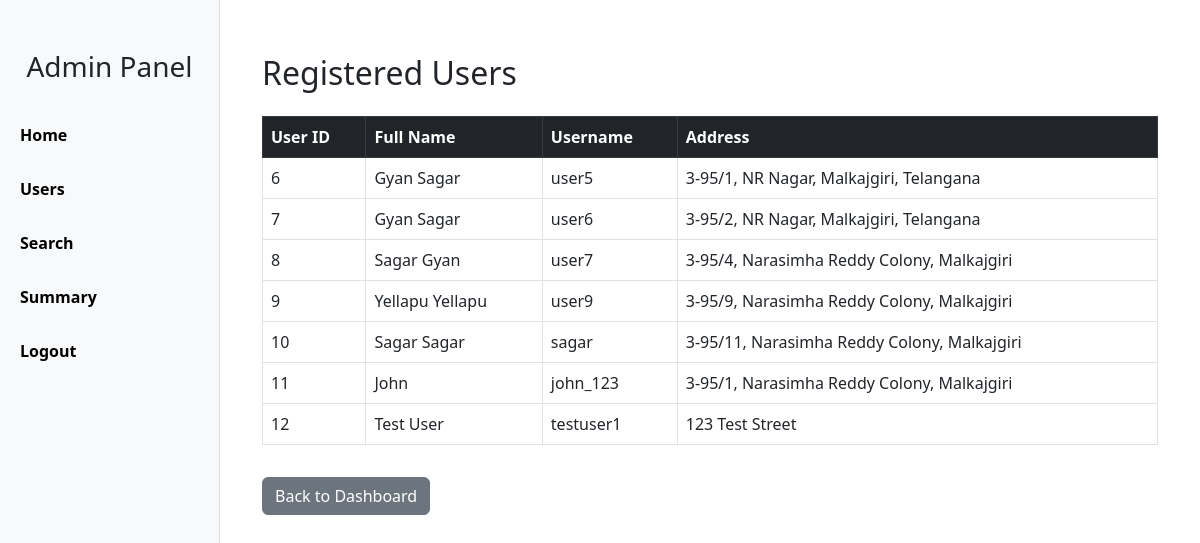
Screenshot of /admin/users with the database file from the repository.
### tables this page shows
CREATE TABLE users (
            id INTEGER PRIMARY KEY AUTOINCREMENT,
            username TEXT UNIQUE NOT NULL,
            password TEXT NOT NULL,
            role TEXT NOT NULL DEFAULT 'user'
        , full_name TEXT, address TEXT, pin_code TEXT);

### app.py (the view)
@app.route("/admin/users")
def users():
    conn = get_db_connection()
    users = conn.execute("SELECT id, full_name, username, address FROM users WHERE role = 'user'").fetchall()
    conn.close()
    return render_template("admin_users.html", users=users)

### backend/models/db.py (called while the page is built)
def get_db_connection():
    conn = sqlite3.connect(DB_NAME)
    conn.row_factory = sqlite3.Row  # allows dict-style access to rows
    return conn

### templates/admin_users.html (shortened to what this page needs)
<!DOCTYPE html>
<html lang="en">
<head>
  <link href="https://cdn.jsdelivr.net/npm/bootstrap@5.3.0/dist/css/bootstrap.min.css" rel="stylesheet">
</head>
<body>
  <div class="sidebar">
    <h3 class="text-center mb-4">Admin Panel</h3>
    <a href="/admin/dashboard">Home</a>
    <a href="/admin/users">Users</a>
    <a href="/admin/search">Search</a>
    <a href="/admin/summary">Summary</a>
    <a href="/logout">Logout</a>
  </div>
  <div class="content">
  <div class="container mt-4">
    <h2 class="mb-4">Registered Users</h2>
    <table class="table table-bordered table-hover bg-white">
      <thead class="table-dark">
        <tr>
          <th>User ID</th>
          <th>Full Name</th>
          <th>Username</th>
          <th>Address</th>
        </tr>
      </thead>
      <tbody>
        {% for user in users %}
        <tr>
          <td>{{ user.id }}</td>
          <td>{{ user.full_name }}</td>
          <td>{{ user.username }}</td>
          <td>{{ user.address }}</td>
        </tr>
        {% endfor %}
      </tbody>
    </table>
    <a href="{{ url_for('admin_dashboard') }}" class="btn btn-secondary mt-3">Back to Dashboard</a>
  </div>
  </div>
</body>
</html>

### templates/admin_users.html (style rules this page uses)
body { font-family: 'Segoe UI', sans-serif; }
.sidebar { height: 100vh; width: 220px; position: fixed; top: 0; left: 0; background-color: #f8f9fa; padding-top: 50px; border-right: 1px solid #ddd; }
.sidebar a { display: block; padding: 15px 20px; text-decoration: none; color: #000; font-weight: 600; }
.content { margin-left: 220px; padding: 30px; }

### rows the page displays
users: id "6", full_name "Gyan Sagar", username "user5", address "3-95/1, NR Nagar, Malkajgiri, Telangana"
users: id "7", full_name "Gyan Sagar", username "user6", address "3-95/2, NR Nagar, Malkajgiri, Telangana"
users: id "8", full_name "Sagar Gyan", username "user7", address "3-95/4, Narasimha Reddy Colony, Malkajgiri"
users: id "9", full_name "Yellapu Yellapu", username "user9", address "3-95/9, Narasimha Reddy Colony, Malkajgiri"
users: id "10", full_name "Sagar Sagar", username "sagar", address "3-95/11, Narasimha Reddy Colony, Malkajgiri"
users: id "11", full_name "John", username "john_123", address "3-95/1, Narasimha Reddy Colony, Malkajgiri"
users: id "12", full_name "Test User", username "testuser1", address "123 Test Street"
